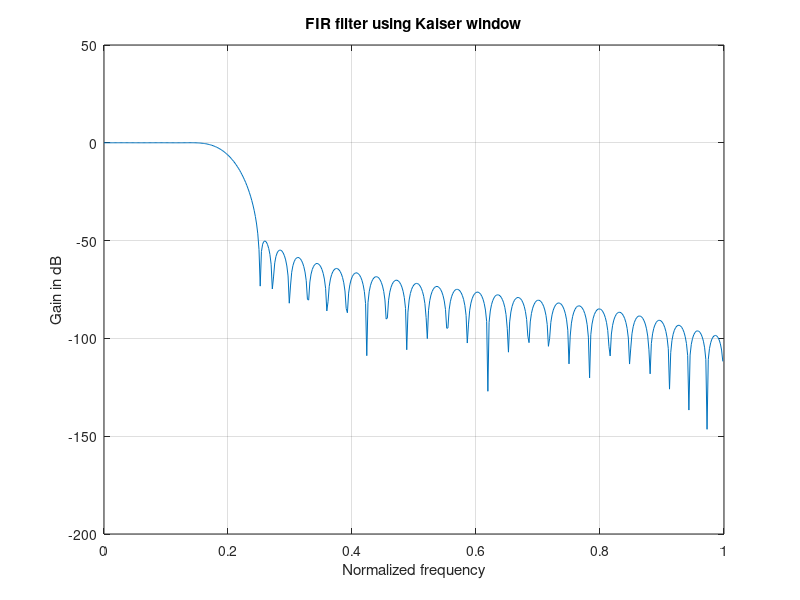

This figure's MATLAB source:
clc;
clear all;
close all;

wp = 0.2*pi;
ws = 0.3*pi;
rp = 0.2;
rs = 50;

k = (rs - 7.95)/14.36;
N = ceil((k*2*pi)/(ws-wp));
b = fir1(N,0.2,kaiser(N+1,4.55));
[H,W] = freqz(b,1,512);

plot(W/pi,20*log10(abs(H))),grid on;
title('FIR filter using Kaiser window');
xlabel('Normalized frequency'),ylabel('Gain in dB');